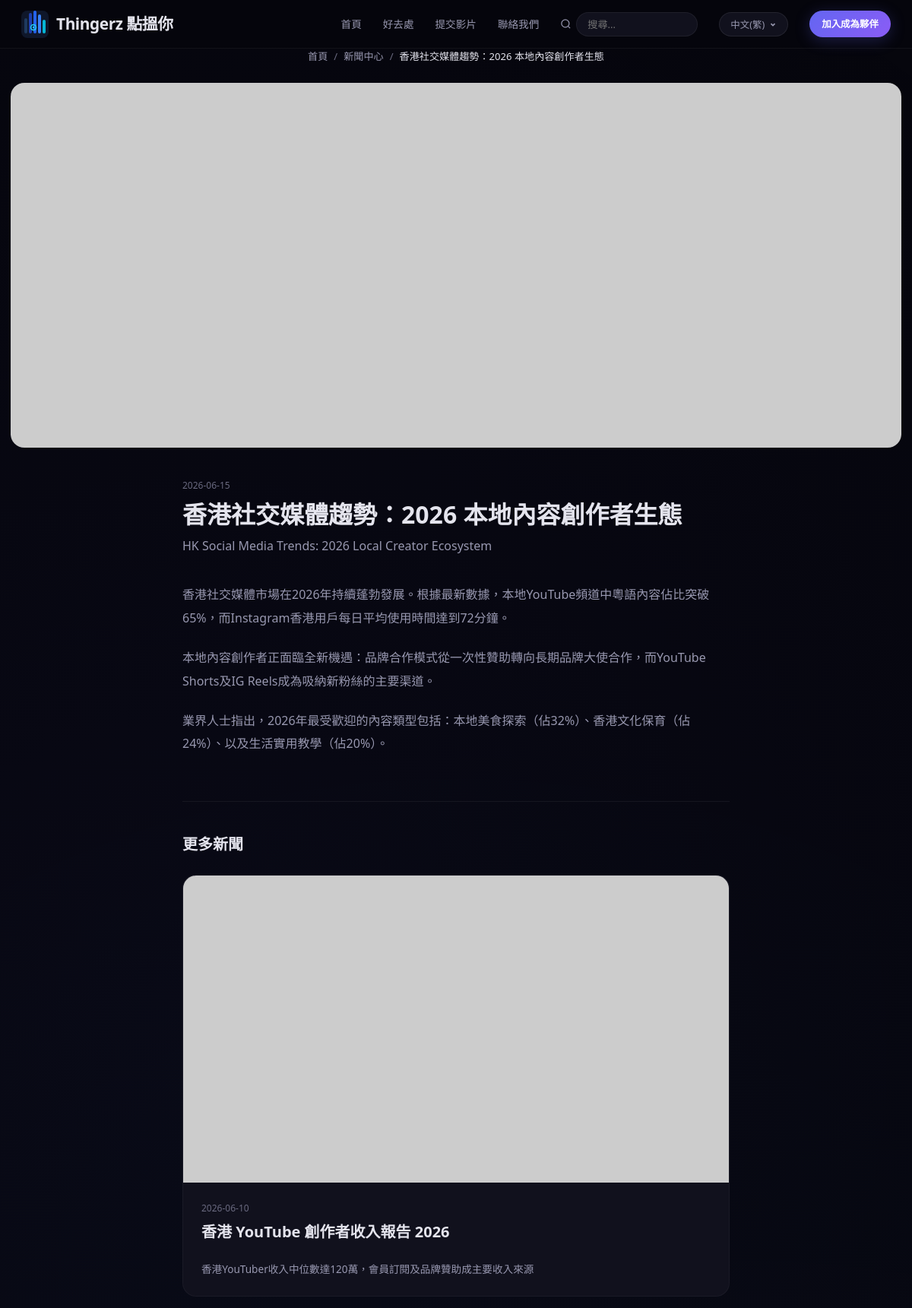
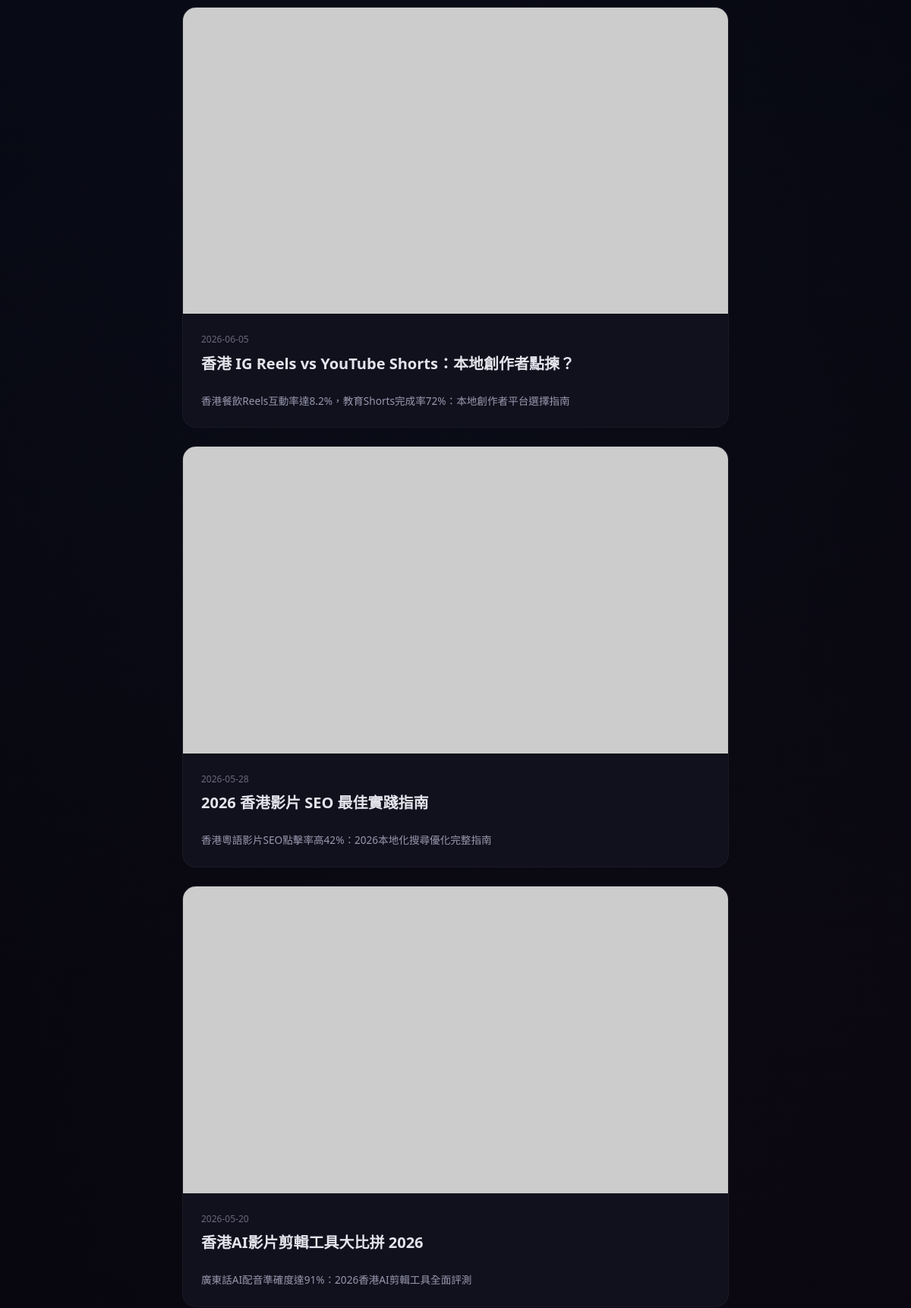
The page /news/n001 (upper part) on the database its author committed (2 pictures, top to bottom).
### tables this page shows
CREATE TABLE news (
        id TEXT UNIQUE, title_zh TEXT, title_en TEXT, content_zh TEXT, content_en TEXT,
        summary_zh TEXT, summary_en TEXT, date TEXT, image_url TEXT, status TEXT);

### app.py (the view)
@app.route('/news/<news_id>')
def news_detail(news_id):
    item = get_news(news_id)
    if not item:
        return redirect(url_for('news_list'))
    return render_template('news_detail.html', news_item=item, all_news=get_news())

### app.py (called while the page is built)
def get_db():
    db = sqlite3.connect(DB_PATH)
    db.row_factory = sqlite3.Row
    db.execute("PRAGMA journal_mode=WAL")
    return db

def read_table(table_name):
    db = get_db()
    rows = [dict(r) for r in db.execute(f"SELECT * FROM {table_name}").fetchall()]
    db.close()
    return rows

def read_csv(filename):
    return read_table(filename.replace('.csv', ''))

def get_categories(track=None, direction=None):
    cats = read_csv('categories.csv')
    if track:
        cats = [c for c in cats if c.get('track', '') == track]
    if direction:
        cats = [c for c in cats if c.get('direction', '') == direction]
    return cats

def get_news(news_id=None):
    news_list = read_csv('news.csv')
    if news_id:
        for n in news_list:
            if n['id'] == news_id:
                return n
        return None
    return [n for n in news_list if n['status'] == 'published']

@app.context_processor
def inject_globals():
    return {
        'categories': get_categories(),
        'platform_config': PLATFORM_CONFIG,
        'directions': DIRECTIONS,
        'now': datetime.now()
    }

@app.after_request
def add_utf8_header(response):
    ct = response.headers.get('Content-Type', '')
    if ct and 'text/html' in ct:
        response.headers['Content-Type'] = 'text/html; charset=utf-8'
    return response

### templates/news_detail.html (shortened to what this page needs)
{% extends "base.html" %}
{% block content %}
<article class="news-article-page">
    <div class="container">
        <div class="breadcrumb">
            <a href="{{ url_for('index') }}">首頁</a>
            <span>/</span>
            <a href="{{ url_for('news_list') }}">新聞中心</a>
            <span>/</span>
            <span class="current">{{ news_item['title_zh'] }}</span>
        </div>
    </div>
    <div class="news-article-hero">
        <div class="container">
            <img src="{{ news_item['image_url'] }}" alt="{{ news_item['title_zh'] }}" class="news-hero-image">
        </div>
    </div>
    <div class="container">
        <div class="news-article-content">
            <header class="article-header">
                <time class="news-date">{{ news_item['date'] }}</time>
                <h1>{{ news_item['title_zh'] }}</h1>
                <p class="article-subtitle">{{ news_item['title_en'] }}</p>
            </header>
            <div class="article-body">
                {{ news_item['content_zh'] | safe }}
            </div>
        </div>
        <div class="article-footer">
            <h3>更多新聞</h3>
            <div class="news-grid">
                {% for item in all_news %}
                {% if item['id'] != news_item['id'] %}
                <article class="news-card">
                    <div class="news-image">
                        <img src="{{ item['image_url'] }}" alt="{{ item['title_zh'] }}" loading="lazy">
                    </div>
                    <div class="news-info">
                        <time class="news-date">{{ item['date'] }}</time>
                        <h3><a href="{{ url_for('news_detail', news_id=item['id']) }}">{{ item['title_zh'] }}</a></h3>
                        <p>{{ item['summary_zh'] }}</p>
                    </div>
                </article>
                {% endif %}
                {% endfor %}
            </div>
        </div>
    </div>
</article>
{% endblock %}

### templates/base.html (style rules this page uses)
*,*::before,*::after { box-sizing:border-box;margin:0;padding:0 }
html { scroll-behavior:smooth }
body { font-family:'Segoe UI','Microsoft JhengHei','PingFang HK',system-ui,sans-serif;background:#06060d;color:#e4e4ed;line-height:1.6;min-height:100vh;overflow-x:hidden }
a { color:inherit;text-decoration:none }
img { max-width:100%;display:block }
body::before { content:'';position:fixed;inset:0;z-index:0;pointer-events:none;background:radial-gradient(circle at 20% 30%,rgba(99,102,241,.04) 0%,transparent 50%),radial-gradient(circle at 80% 70%,rgba(236,72,153,.03) 0%,transparent 50%),radial-gradient(circle at 50% 50%,rgba(6,182,212,.02) 0%,transparent 60%) }
.container { max-width:1280px;margin:0 auto;padding:0 28px;position:relative;z-index:1 }
body { top:0!important }
.breadcrumb { display:flex;align-items:center;justify-content:center;gap:8px;margin-bottom:16px;font-size:.82rem;color:#6a6a80 }
.breadcrumb a { color:#9898b0;transition:color .2s }
.breadcrumb .current { color:#e4e4ed;font-weight:500 }
.news-grid { display:grid;grid-template-columns:repeat(auto-fill,minmax(360px,1fr));gap:24px }
.news-card { background:#11111d;border-radius:18px;overflow:hidden;border:1px solid rgba(255,255,255,.04);transition:all .3s }
.news-image { overflow:hidden;aspect-ratio:16/9 }
.news-image img { width:100%;height:100%;object-fit:cover;transition:transform .6s }
.news-info { padding:24px;display:flex;flex-direction:column }
.news-date { font-size:.75rem;color:#6a6a80;margin-bottom:8px;display:block;font-weight:500 }
.news-info h3,.news-info h2 { font-size:1.15rem;font-weight:700;line-height:1.4;margin-bottom:8px }
.news-info p { font-size:.85rem;color:#9898b0;line-height:1.6;display:-webkit-box;-webkit-line-clamp:2;-webkit-box-orient:vertical;overflow:hidden }
.news-article-page { padding-bottom:60px }
.news-article-hero { margin:24px 0 40px }
.news-hero-image { width:100%;max-height:480px;object-fit:cover;border-radius:18px }
.news-article-content { max-width:720px;margin:0 auto }
.article-header { margin-bottom:36px }
.article-header h1 { font-size:2rem;font-weight:800;line-height:1.3;margin-bottom:8px }
.article-subtitle { color:#9898b0;font-size:1rem }
.article-body { font-size:1rem;line-height:1.9;color:#9898b0 }
.article-body p { margin-bottom:22px }
.article-footer { max-width:720px;margin:60px auto 0;padding-top:40px;border-top:1px solid rgba(255,255,255,.06) }
.article-footer h3 { font-size:1.25rem;font-weight:700;margin-bottom:24px }
.news-grid,.news-grid-full { justify-items:center }
.news-card,.news-card-full { width:100% }

### rows shown on the page
news: title_zh "香港社交媒體趨勢：2026 本地內容創作者生態", date "2026-06-15", title_en "HK Social Media Trends: 2026 Local Creator Ecosystem", content_zh "香港社交媒體市場在2026年持續蓬勃發展。根據最新數據，本地YouTube頻道中粵語內容佔比突破65%，而Instagram香港用戶每日平均使用時間達到72分鐘。 本地內容創作者正面臨全新機遇：品牌合作模式從一次性贊助轉向長期品牌大使合作，而YouTube Shorts及IG Reels成為吸納新粉絲的主要渠道。 業界人士指出，2026年最受歡迎的內容類型包括：本地美食探索（佔32%）、香港文化保育（佔24%）、以及生活實用教學（佔20%）。"
news: date "2026-06-10", title_zh "香港 YouTube 創作者收入報告 2026", summary_zh "香港YouTuber收入中位數達120萬，會員訂閱及品牌贊助成主要收入來源"
news: date "2026-06-05", title_zh "香港 IG Reels vs YouTube Shorts：本地創作者點揀？", summary_zh "香港餐飲Reels互動率達8.2%，教育Shorts完成率72%：本地創作者平台選擇指南"
news: date "2026-05-28", title_zh "2026 香港影片 SEO 最佳實踐指南", summary_zh "香港粵語影片SEO點擊率高42%：2026本地化搜尋優化完整指南"
news: date "2026-05-20", title_zh "香港AI影片剪輯工具大比拼 2026", summary_zh "廣東話AI配音準確度達91%：2026香港AI剪輯工具全面評測"
